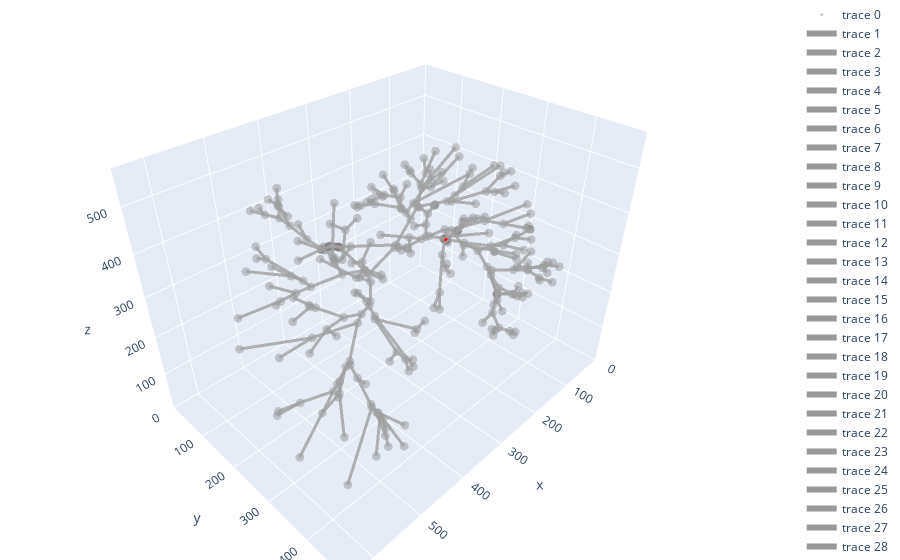

This figure's notebook cell:
### Code cell
#16 Plot-2 Interactive 3D-2! Show Cycles in Red >> Edges: {Red=InCycle, Grey=Else}, Nodes: {Grey}#{Red=Leaf, Blue=Else}

fig = make_subplots(rows=1, cols=1, specs=[[{'type': 'scatter3d'}]])
x, y, z = zip(*graph.nodes)

leaf_nodes = [node for node, degree in graph.degree if degree == 1]

node_trace = go.Scatter3d(
    x=x,
    y=y,
    z=z,
    mode='markers',
    marker=dict(
        size=3,
        color='grey', #['red' if node in leaf_nodes else 'blue' for node in graph.nodes()], # 'grey',
        opacity=0.4 #0.8
    )
)
fig.add_trace(node_trace)

for edge in graph.edges():
    x0, y0, z0 = edge[0]
    x1, y1, z1 = edge[1]
    
    edge_length = graph.edges[edge]['edge_length']
    edge_text = f'{edge_length:.2f}'  # Display the edge length as text
    
    edge_is_in_a_cycle = [edge[0],edge[1]] in EdgesInCycles or [edge[1],edge[0]] in EdgesInCycles
    
    edge_trace = go.Scatter3d(
        x=[x0, x1],
        y=[y0, y1],
        z=[z0, z1],
        mode='lines',
        line=dict(color='rgba(255, 0, 0, 0.8)' if edge_is_in_a_cycle else 'rgba(128, 128, 128, 0.8)',
            width=6),
        hoverinfo='text',
        text=edge_text
    )
    fig.add_trace(edge_trace)

fig.update_layout(
    margin=dict(l=0, r=0, b=0, t=0),
    scene=dict(
        xaxis=dict(range=[0, max(x) + 1]),
        yaxis=dict(range=[0, max(y) + 1]),
        zaxis=dict(range=[0, max(z) + 1])
    )
)

fig.show()


winsound.Beep(frequency, duration)
